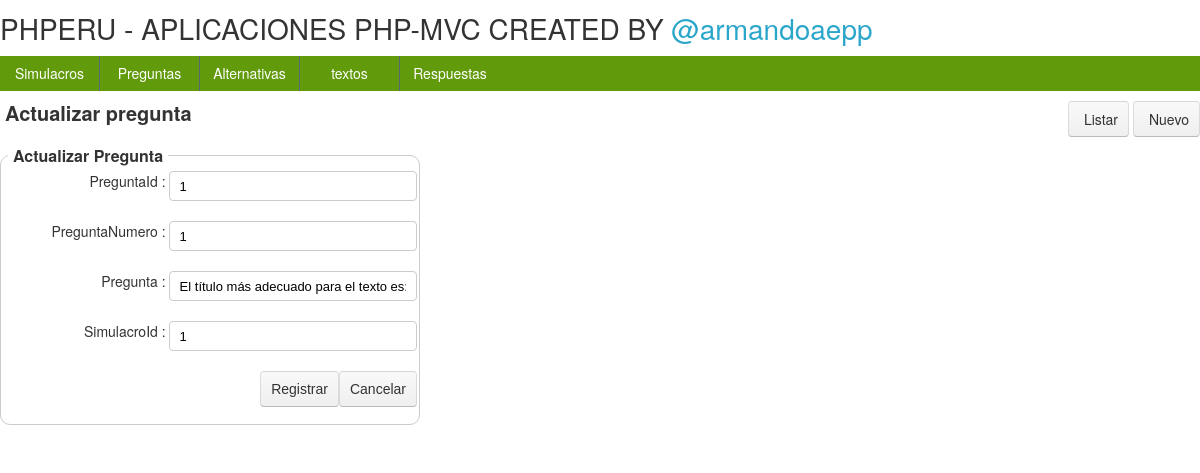
Screenshot of /Vistas/pregunta/index.php?id=1&accion=Mactualizar with the database file from the repository.
### tables this page shows
CREATE TABLE IF NOT EXISTS `pregunta` (
  `PreguntaId` int(11) NOT NULL AUTO_INCREMENT,
  `PreguntaNumero` int(11) NOT NULL,
  `Pregunta` varchar(500) NOT NULL,
  `SimulacroId` int(11) NOT NULL,
  PRIMARY KEY (`PreguntaId`)
);

### Vistas/pregunta/Controlador_pregunta.php (called while the page is built, shortened)
<?php
include_once "../../Modelado/Modelo_pregunta.php";
function CBuscar_pregunta($id){
$enpregunta=new Clase_pregunta();
$enpregunta->setPreguntaId($id);
$rpta=$enpregunta->Buscar_pregunta();
return $rpta;}
?>

### Modelado/conexion.php (called while the page is built, shortened)
<?php
class Conexion
{
    private $Servidor;
    private $Usuario;
    private $Clave;
    private $BaseDatos;
    private $Conexion_ID;
    function Conexion()
    {
        $config          = new config();
        $this->Servidor  = $config->servidor_;
        $this->Usuario   = $config->usuario_;
        $this->Clave     = $config->pass_;
        $this->BaseDatos = $config->basededatos_;
    }
    public function conectar()
    {
        $this->Conexion_ID = @new mysqli($this->Servidor, $this->Usuario, $this->Clave, $this->BaseDatos);
        $this->Conexion_ID->set_charset("utf8");
        return $this->Conexion_ID;
    }
    public function Listar($consulta)
    {
        try {
            $rs = $this->Conexion_ID->query($consulta);
            $col  = array();
            $registros = array();
            if (($rs->num_rows) > 0) {
                $regi = @$rs->fetch_fields();
                foreach ($regi as $k => $dato) {
                    $col[] = $dato->name;
                }
                while ($reg = $rs->fetch_array()) {
                    array_push($registros, $reg);
                }
            }
            $data = array( "columnas" => $col,"cuerpo" => $registros);
        }
        catch (exception $e) {
            try {
                mysqli_free_result($rs);
            }
            catch (exception $e) {
            }
            try {
                $this->Conexion_ID->close();
            }
            catch (exception $e) {
            }
        }
        return $data;
    }
}
?>

### Modelado/Modelo_pregunta.php (called while the page is built, shortened)
<?php
class Clase_pregunta{
private $PreguntaId;
public function setPreguntaId($PreguntaId_){ $this->PreguntaId=$PreguntaId_;}
public function Buscar_pregunta(){
$rpta=array();
try{
include_once 'conexion.php';
$con=new Conexion();
$consulta= "SELECT * FROM pregunta WHERE PreguntaId='$this->PreguntaId'";
$rpta=$con->Listar($consulta);
}catch(exception $e){
 $rpta=$e->getMessage();}
return $rpta;
}
}
?>

### Vistas/pregunta/Actualizar_pregunta.php (the view)
<div id="divActualizar_pregunta">
<form id="frmActualizar_pregunta" name="frmRegistrar_pregunta" class="hform" method="post" action="<?php echo $accionf;?>">
<fieldset> <legend> Actualizar Pregunta</legend>
<fieldset><label for="PreguntaId_">PreguntaId : </label><input type="text" name="PreguntaId_" id="PreguntaId_" value="<?php echo $PreguntaId;?>"/></fieldset>
<fieldset><label for="PreguntaNumero_">PreguntaNumero : </label><input type="text" name="PreguntaNumero_" id="PreguntaNumero_" value="<?php echo $PreguntaNumero;?>"/></fieldset>
<fieldset><label for="Pregunta_">Pregunta : </label><input type="text" name="Pregunta_" id="Pregunta_" value="<?php echo $Pregunta;?>"/></fieldset>
<fieldset><label for="SimulacroId_">SimulacroId : </label><input type="text" name="SimulacroId_" id="SimulacroId_" value="<?php echo $SimulacroId;?>"/></fieldset>
<fieldset class="text-right"><button type="submit"  id="btregistrar">Registrar </button><button  type="button" id="btnCancelar" onclick="location.href='index.php?accion=Listar';">Cancelar </button></fieldset>
</fieldset>
</form>
</div>

### Vistas/css/style.css (style rules this page uses)
html, body, div, span, applet, object, iframe, h1, h2, h3, h4, h5, h6, p, blockquote, pre, a, abbr, acronym, address, big, cite, code, del, dfn, em, img, ins, kbd, q, s, samp, small, strike, strong, sub, sup, tt, var, b, u, i, center, dl, dt, dd, ol, ul, li, fieldset, form, label, legend, table, caption, tbody, tfoot, thead, tr, th, td, article, aside, canvas, details, embed, figure, figcaption, footer, header, hgroup, menu, nav, output, ruby, section, summary, time, mark, audio, video { margin: 0; padding: 0; border: 0; outline: 0; font-size: 100%; font: inherit; vertical-align: baseline; }
article, aside, details, figcaption, figure, footer, header, hgroup, menu, nav, section, label, legend { display: block; }
body { font-size:100%; line-height: 1; }
* { box-sizing:border-box; -ms-box-sizing:border-box; -moz-box-sizing:border-box; -webkit-box-sizing:border-box; }
body { margin:0 auto; color:#666666; }
.text-right { text-align: right; }
.hform { width: 100%; max-width: 420px; }
.vform, .hform { margin-bottom: 20px; font:14px "HelveticaNeue", "Helvetica Neue", Helvetica, Arial, sans-serif; color: #333; }
.hform label { width: 40%; margin-bottom: 10px; }
.vform label, .hform label { font-size: 14px; line-height: 21px; vertical-align: middle; display: block; float: left; text-align: left; }
.hform textarea, .hform input[type="text"], .hform input[type="password"], .hform input[type="datetime"], .hform input[type="datetime-local"], .hform input[type="date"], .hform input[type="month"], .hform input[type="time"], .hform input[type="week"], .hform input[type="number"], .hform input[type="email"], .hform input[type="url"], .hform input[type="tel"], .hform input[type="color"], .hform select { width: 60%; }
.vform textarea, .vform input[type="text"], .vform input[type="password"], .vform input[type="datetime"], .vform input[type="datetime-local"], .vform input[type="date"], .vform input[type="month"], .vform input[type="time"], .vform input[type="week"], .vform input[type="number"], .vform input[type="email"], .vform input[type="url"], .vform input[type="tel"], .vform input[type="color"], .vform select, .vform input[type=file], .hform textarea, .hform input[type="text"], .hform input[type="password"], .hform input[type="datetime"], .hform input[type="datetime-local"], .hform input[type="date"], .hform input[type="month"], .hform input[type="time"], .hform input[type="week"], .hform input[type="number"], .hform input[type="email"], .hform input[type="url"], .hform input[type="tel"], .hform input[type="color"], .hform select, .hform input[type=file] { display: block; background: #ffffff; border: 1px solid #cccccc; padding: 5px 10px; vertical-align: middle; outline: none; border-radius: 4px; -moz-border-radius: 4px; -webkit-border-radius: 4px; transition: border linear 0.4s, box-shadow linear 0.4s; -o-transition: border linear 0.4s, box-shadow linear 0.4s; -moz-transition: border linear 0.4s, box-shadow linear 0.4s; -webkit-transition: border linear 0.4s, box-shadow linear 0.4s; margin-bottom: 10px; font-size: 13px; line-height: 21px; height: 30px; }
.vform fieldset, .hform fieldset { margin-bottom: 10px; }
.vform > fieldset, .hform > fieldset ,.border { margin-bottom: 20px; border: 1px solid #ccc; -webkit-border-radius: 10px; -moz-border-radius: 10px; border-radius: 10px; padding: 2px; }
.vform label, .hform label { text-align: right;padding-right: 3px; }
.vform legend, .hform legend { text-align: left; font-weight: bold; font-size: 16px; margin:0 5px; padding:2px 5px; }
button, .btn { display:inline-block;*display:inline; padding:7px 10px; margin-bottom:5px;*margin-left:.3em; font-size:14px; line-height:20px;*line-height:20px; color:#333 !important; text-align:center; vertical-align:middle; cursor:pointer; border:1px solid #dedede;*border:0; border-color: rgba(0, 0, 0, 0.1) rgba(0, 0, 0, 0.1) rgba(0, 0, 0, 0.25); border-color:#eeeeee,#dedede,#dedede; border-radius:4px; -o-border-radius:4px; -ms-border-radius:4px; -moz-border-radius:4px; -webkit-border-radius:4px; background-color: #f5f5f5; background-image: linear-gradient(top, #f9f9f9, #efefef); background-image: -ms-linear-gradient(top, #f9f9f9, #efefef); background-image: -moz-linear-gradient(top, #f9f9f9, #efefef); background-image: -webkit-linear-gradient(top, #f9f9f9, #efefef); filter: progid:DXImageTransform.Microsoft.gradient(startColorStr='#f9f9f9', EndColorStr='#efefef'); }

### rows the page displays
pregunta: PreguntaId_ "1", PreguntaNumero_ "1", Pregunta_ "El título más adecuado para el texto es:", SimulacroId_ "1"

### other values shown
$titulo "Actualizar pregunta"
